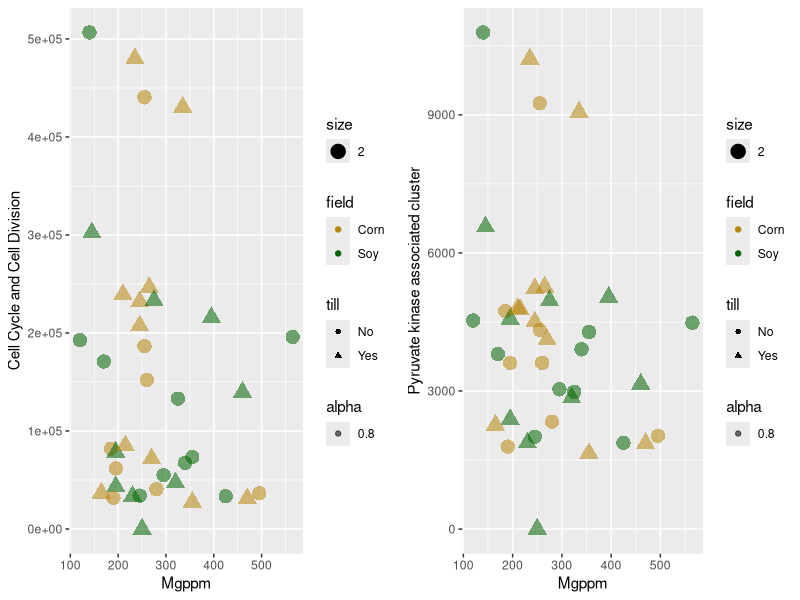

Write the R code that produced this figure.
filelv2 = read.table('function_level2.txt')
filelv1 = read.table('function_level1.txt')

flip <- t(filelv2)
flip1 <- t(filelv1)

field <- c('Soy', 'Corn','Soy', 'Corn','Soy', 'Corn','Soy', 'Corn','Soy', 'Corn','Corn','Soy','Soy', 'Corn','Soy','Corn','Soy','Corn','Soy','Corn','Soy','Corn','Corn','Corn','Soy','Corn','Soy','Corn','Soy','Soy','Corn', 'Forest','Forest','Corn','Soy','Soy','Corn','Soy','Corn','Soy')
till <- c('No','Yes','Yes','Yes','Yes','Yes','Yes','Yes','Yes','Yes','No','Yes','No','No','No','No','No','No','No','No','Yes','Yes','Yes','Yes','Yes','Yes','Yes','Yes','Yes','No','Yes','','','No','No','No','No','No','No','No')
Year <- c(rep('2012', 20), rep('2013', 20))
Number <- c('10','11','12','13','14','15','16','17','18','19','1','20','2','3','4','5','6','7','8','9','11','12','13','14','15','16','17','18','19','1','20','23','24','2','3','5','6','7','8','9')
lv1 <- cbind(flip1,field,till,Year,Number)
lv2 <- cbind(flip,field,till,Year,Number)

fielddata <- read.csv("20122013BasicFieldData.csv", header = TRUE)
total <- merge(fielddata,lv1, by=c("Year","Number"))

library(dplyr)

#Correlation between Magnesium concentration between cellular division and magnesium concentration at level 1 
summary(lm(as.numeric(as.character(total[which(total$till == "Yes"),28])) ~ as.numeric(as.character(total[which(total$till == "Yes"),14]))))
summary(lm(as.numeric(as.character(total[which(total$till == "No"),28])) ~ as.numeric(as.character(total[which(total$till == "No"),14]))))
summary(lm(as.numeric(as.character(total[which(total$Crop == "Corn"),28])) ~ as.numeric(as.character(total[which(total$Crop == "Corn"),14]))))
summary(lm(as.numeric(as.character(total[which(total$Crop == "Soy"),28])) ~ as.numeric(as.character(total[which(total$Crop == "Soy"),14]))))

summary(lm(as.numeric(as.character(total[,28])) ~ as.numeric(as.character(total[,14]))))

#Level 2 
total2 <- merge(fielddata, lv2, by=c("Year","Number"))
summary(lm(as.numeric(as.character(total2[which(total2$Till == "Yes"),93])) ~ as.numeric(as.character(total2[which(total2$Till == "Yes"),14]))))
summary(lm(as.numeric(as.character(total2[which(total2$Till == "No"),93])) ~ as.numeric(as.character(total2[which(total2$Till == "No"),14]))))
summary(lm(as.numeric(as.character(total2[which(total2$Crop == "Corn"),93])) ~ as.numeric(as.character(total2[which(total2$Crop == "Corn"),14]))))
summary(lm(as.numeric(as.character(total2[which(total2$Crop == "Soy"),93])) ~ as.numeric(as.character(total2[which(total2$Crop == "Soy"),14]))))

summary(lm(as.numeric(as.character(total2[,93])) ~ as.numeric(as.character(total2[,14]))))

#Ggplot Graph for Level 1 
install.packages("ggplot2")
library(ggplot2)
library(gridExtra)

total2 <- merge(fielddata, lv2, by=c("Year","Number"))
summary(lm(as.numeric(as.character(total2[which(total2$Till == "Yes"),93])) ~ as.numeric(as.character(total2[which(total2$Till == "Yes"),14]))+as.numeric(as.character(total2[which(total2$Till == "Yes"),13]))))
summary(lm(as.numeric(as.character(total2[which(total2$Till == "No"),93])) ~ as.numeric(as.character(total2[which(total2$Till == "No"),14]))+as.numeric(as.character(total2[which(total2$Till == "No"),13]))))
summary(lm(as.numeric(as.character(total2[which(total2$Crop == "Corn"),93])) ~ as.numeric(as.character(total2[which(total2$Crop == "Corn"),14]))+as.numeric(as.character(total2[which(total2$Crop == "Corn"),13]))))
summary(lm(as.numeric(as.character(total2[which(total2$Crop == "Soy"),93])) ~ as.numeric(as.character(total2[which(total2$Crop == "Soy"),14]))+as.numeric(as.character(total2[which(total2$Crop == "Soy"),13]))))

summary(lm(as.numeric(as.character(total2[,93])) ~ as.numeric(as.character(total2[,14]))+as.numeric(as.character(total2[,13]))))

p1 <- ggplot(total, aes(x = Mgppm, y = as.numeric(as.character(total$'Cell Division and Cell Cycle')), color = field, shape = till, size=2, alpha=.8))+geom_point() + ylab('Cell Cycle and Cell Division') + scale_color_manual(values=c("darkgoldenrod", "darkgreen"))

p2 <- ggplot(total2, aes(x = Mgppm, y = as.numeric(as.character(total2$'Pyruvate kinase associated cluster')), color = field, shape = till, size=2, alpha=.8))+geom_point() + ylab('Pyruvate kinase associated cluster') + scale_color_manual(values=c("darkgoldenrod", "darkgreen"))

grid.arrange(p1, p2, nrow = 1)
